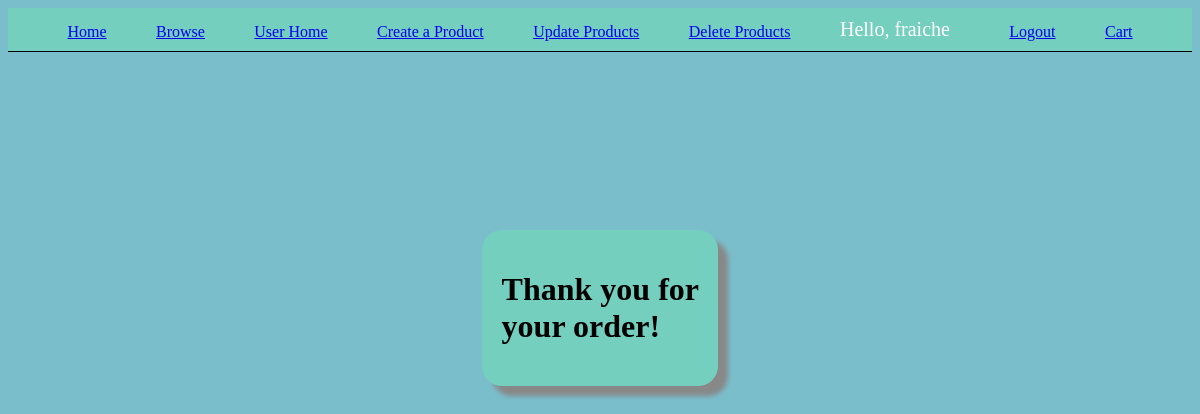
/checkout/ (signed in), run on an earlier commit of the app's database.
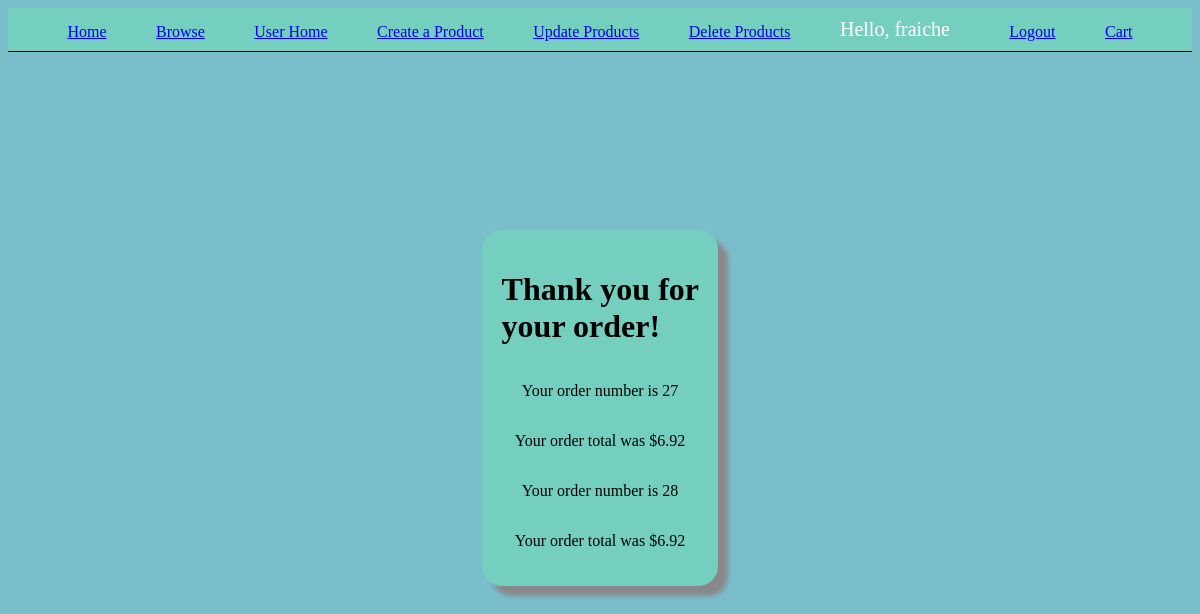
And on a later commit of the database.
### app/models.py (models this page shows, shortened)
class Order(models.Model):
    STATUS = (
        ('Pending', 'Pending'),
        ('Out for delivery', 'Out for delivery'),
        ('Delivered', 'Delivered'),
    )
    customer = models.ForeignKey(User, null=True, on_delete=models.CASCADE)
    product = models.ForeignKey(Product, null=True, on_delete=models.CASCADE)
    quantity = models.IntegerField(default=0, null=True)
    status = models.CharField(max_length=200, null=True, choices=STATUS)

### app/views.py (the view)
# urls.py: path("checkout/", checkoutPage, name="checkout"),
def checkoutPage(request):
    if request.method == "POST":
        orders = Order.objects.filter(customer=request.user, status='Pending')
        for order in orders:
            order.status = 'Out for delivery'
            order.save()
        return redirect('cart')
    orders = Order.objects.filter(customer=request.user, status='Pending')
    total_price = sum(order.product.price * order.quantity for order in orders)
    context = {'orders': orders, 'total_price': total_price}
    return render(request, 'checkout.html', context)

### app/templates/checkout.html
{%extends 'base.html'%}
{%block content%}
<div class="allDone">
<h1>Thank you for your order!</h1>
{% for order in orders %}
<p>Your order number is {{order.id}}</p>
<p>Your order total was ${{total_price|floatformat:2 }}</p>
{% endfor%}
</div>
{%endblock%}

What changed in the data, as far as the page shows it:
added Order: id "27", total_price "6.92"
added Order: id "28", total_price "6.92"
